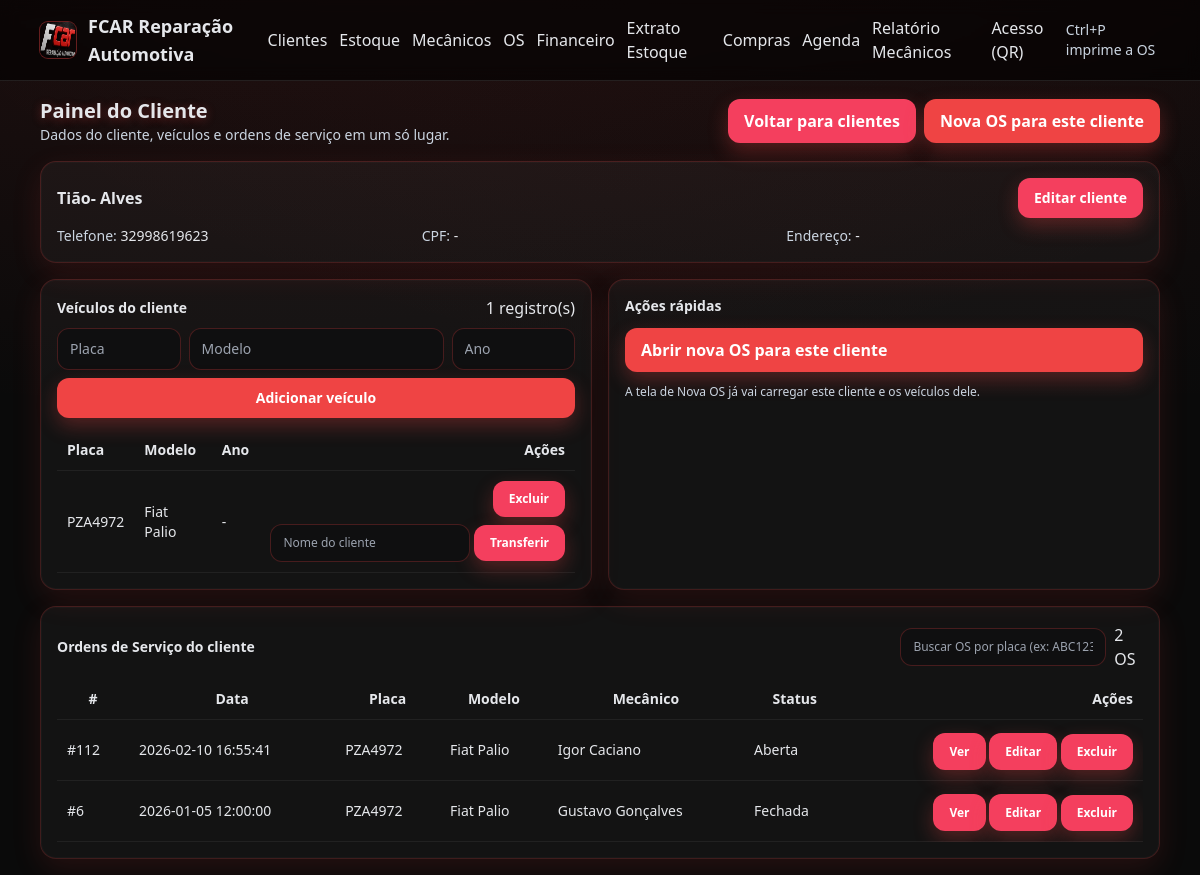
The app's page /veiculos/84 with its own data.
### tables this page shows
CREATE TABLE clients(
    id INTEGER PRIMARY KEY AUTOINCREMENT,
    name TEXT NOT NULL,
    phone TEXT,
    cpf TEXT,
    address TEXT
);

CREATE TABLE vehicles(
    id INTEGER PRIMARY KEY AUTOINCREMENT,
    client_id INTEGER NOT NULL,
    plate TEXT,
    model TEXT,
    year INTEGER,
    FOREIGN KEY(client_id) REFERENCES clients(id)
);

CREATE TABLE orders(
    id INTEGER PRIMARY KEY AUTOINCREMENT,
    client_id INTEGER NOT NULL,
    vehicle_id INTEGER,
    created_at TEXT NOT NULL,
    status TEXT NOT NULL DEFAULT 'Aberta',
    notes TEXT,
    labor REAL NOT NULL DEFAULT 0,
    mechanic_id INTEGER,
    pay_method TEXT,
    pay_status TEXT,
    fin_tx_id INTEGER,
    FOREIGN KEY(client_id) REFERENCES clients(id),
    FOREIGN KEY(vehicle_id) REFERENCES vehicles(id),
    FOREIGN KEY(mechanic_id) REFERENCES mechanics(id)
);

CREATE TABLE mechanics(
    id INTEGER PRIMARY KEY AUTOINCREMENT,
    name TEXT NOT NULL
);

### app.py (the view, shortened to what this page needs)
@login_required
@app.route("/veiculos/<int:client_id>", methods=["GET","POST"])
def veiculos(client_id):
    db = get_db()
    c = db.execute("SELECT * FROM clients WHERE id=?", (client_id,)).fetchone()
    vs = db.execute("SELECT * FROM vehicles WHERE client_id=? ORDER BY id DESC", (client_id,)).fetchall()
    os_rows = db.execute(
        """
        SELECT o.id, o.created_at, o.status, v.plate, v.model,
               m.name AS mech
        FROM orders o
        LEFT JOIN vehicles v ON v.id=o.vehicle_id
        LEFT JOIN mechanics m ON m.id=o.mechanic_id
        WHERE o.client_id = ?
        ORDER BY o.id DESC
        """,
        (client_id,)
    ).fetchall()
    return render_template("veiculos.html", c=c, vs=vs, os_rows=os_rows, title="Veículos")

### app.py (called while the page is built)
def get_db():
    db = getattr(g, "_db", None)
    if db is None:
        try:
            d = os.path.dirname(DB_PATH)
            if d:
                os.makedirs(d, exist_ok=True)
        except Exception:
            pass
        db = g._db = sqlite3.connect(DB_PATH)
        db.row_factory = sqlite3.Row
    return db

@app.context_processor
def inject_flags():
    try:
        from flask import current_app
        has_acesso = ("acesso" in current_app.view_functions)
    except Exception:
        has_acesso = False
    username = session.get("username")
    return dict(has_acesso=has_acesso, username=username)

### templates/veiculos.html (shortened to what this page needs)
{% extends "base.html" %}
{% block body %}
<div class="flex flex-col gap-4">
  <div class="flex items-center justify-between">
    <div>
      <h1 class="text-xl font-semibold headline">Painel do Cliente</h1>
      <p class="muted text-sm">Dados do cliente, veículos e ordens de serviço em um só lugar.</p>
    </div>
    <div class="flex gap-2">
      <a href="{{ url_for('clientes') }}" class="btn alt">Voltar para clientes</a>
      <a href="{{ url_for('os_new') }}?client_id={{ c.id }}" class="btn">Nova OS para este cliente</a>
    </div>
  </div>
  <div class="glass p-4">
    <div class="flex items-center justify-between mb-2">
      <h2 class="font-semibold">{{ c.name }}</h2>
      <a href="{{ url_for('cliente_edit', cid=c.id) }}" class="btn alt text-sm">Editar cliente</a>
    </div>
    <div class="grid md:grid-cols-3 gap-2 text-sm">
      <div><span class="muted">Telefone:</span> {{ c.phone or '-' }}</div>
      <div><span class="muted">CPF:</span> {{ c.cpf or '-' }}</div>
      <div><span class="muted">Endereço:</span> {{ c.address or '-' }}</div>
    </div>
  </div>
  <div class="grid md:grid-cols-2 gap-4">
    <div class="glass p-4">
      <div class="flex items-center justify-between mb-2">
        <h2 class="font-semibold text-sm">Veículos do cliente</h2>
        <span class="tag">{{ vs|length }} registro(s)</span>
      </div>
      <form method="post" class="grid grid-cols-4 gap-2 mb-3 text-sm">
        <input type="text" name="plate" class="field col-span-1" placeholder="Placa" required>
        <input type="text" name="model" class="field col-span-2" placeholder="Modelo">
        <input type="number" name="year" class="field col-span-1" placeholder="Ano">
        <button class="btn col-span-4">Adicionar veículo</button>
      </form>
      {% if vs %}
      <table class="text-sm w-full">
        <thead>
          <tr>
            <th class="text-left">Placa</th>
            <th class="text-left">Modelo</th>
            <th class="text-left">Ano</th>
            <th class="text-right">Ações</th>
          </tr>
        </thead>
        <tbody>
          {% for v in vs %}
          <tr>
            <td>{{ v.plate }}</td>
            <td>{{ v.model }}</td>
            <td>{{ v.year or '-' }}</td>
            <td class="text-right">
              <form method="post"
                    action="{{ url_for('veiculo_delete', client_id=c.id, vehicle_id=v.id) }}"
                    class="inline-block"
                    onsubmit="return confirm('Tem certeza que deseja excluir este veículo? As OS vão continuar, só sem o vínculo com o veículo.');">
                <button type="submit" class="btn alt text-xs">Excluir</button>
              </form>
              <form method="post"
                    action="{{ url_for('veiculo_transferir', client_id=c.id, vehicle_id=v.id) }}"
                    class="inline-block mt-1 client-transfer-form">
                <div class="relative inline-block">
                  <input type="text"
                         name="new_client_query"
                         class="field text-xs inline-block client-search-input"
                         placeholder="Nome do cliente">
                </div>
                <button type="submit" class="btn alt text-xs mt-1">
                  Transferir
                </button>
              </form>
            </td>
          </tr>
          {% endfor %}
        </tbody>
      </table>
      {% else %}
      <p class="muted text-sm">Nenhum veículo cadastrado ainda.</p>
      {% endif %}
    </div>
    <div class="glass p-4 flex flex-col gap-3">
      <h2 class="font-semibold text-sm">Ações rápidas</h2>
      <a href="{{ url_for('os_new') }}?client_id={{ c.id }}" class="btn">
        Abrir nova OS para este cliente
      </a>
      <p class="muted text-xs">
        A tela de Nova OS já vai carregar este cliente e os veículos dele.
      </p>
    </div>
  </div>
  <div class="glass p-4">
    <div class="flex items-center justify-between mb-2">
      <h2 class="font-semibold text-sm">Ordens de Serviço do cliente</h2>
      <div class="flex items-center gap-2">
        <input id="os-placa-filter"
               type="text"
               class="field text-xs"
               placeholder="Buscar OS por placa (ex: ABC1234)">
        <span class="tag">{{ os_rows|length }} OS</span>
      </div>
    </div>
    {% if os_rows %}
    <div class="overflow-x-auto">
      <table id="tabela-os-cliente" class="text-sm w-full">
        <thead>
          <tr>
            <th>#</th>
            <th>Data</th>
            <th>Placa</th>
            <th>Modelo</th>
            <th>Mecânico</th>
            <th>Status</th>
            <th class="text-right">Ações</th>
          </tr>
        </thead>
        <tbody>
          {% for o in os_rows %}
          <tr>
            <td>#{{ o.id }}</td>
            <td>{{ o.created_at }}</td>
            <td data-placa>{{ o.plate or '-' }}</td>
            <td>{{ o.model or '-' }}</td>
            <td>{{ o.mech or '-' }}</td>
            <td>{{ o.status }}</td>
            <td class="text-right">
              <a href="{{ url_for('os_view', os_id=o.id) }}" class="btn alt text-xs">Ver</a>
              <a href="{{ url_for('os_edit', os_id=o.id) }}" class="btn alt text-xs">Editar</a>
              <form method="post"
                    action="{{ url_for('os_delete', os_id=o.id) }}"
                    class="inline-block mt-1"
                    onsubmit="return confirm('Tem certeza que deseja excluir a OS #{{ o.id }}?');">
                <button type="submit" class="btn alt text-xs">Excluir</button>
              </form>
            </td>
          </tr>
          {% endfor %}
        </tbody>
      </table>
    </div>
    {% else %}
    <p class="muted text-sm">Ainda não há OS para este cliente.</p>
    {% endif %}
  </div>
</div>
{% endblock %}

### templates/base.html (style rules this page uses)
:root { --brand:#ef4444; --brand-600:#dc2626; --ink:#e5e7eb; --muted:#cbd5e1; }
body { background: radial-gradient(1200px 500px at 20% -10%, rgba(239,68,68,0.10), transparent), radial-gradient(1200px 500px at 90% -10%, rgba(239,68,68,0.06), transparent), #0a0a0a; color: var(--ink); }
.glass { background: rgba(255,255,255,0.04); border: 1px solid rgba(239,68,68,0.20); border-radius: 16px; box-shadow: 0 10px 30px rgba(239,68,68,0.12), inset 0 0 0 1px rgba(255,255,255,0.02); }
.field { background:#0f0f10; border:1px solid rgba(239,68,68,0.25); padding:10px 12px; border-radius: 12px; width:100%; color:var(--ink); }
.btn { background: var(--brand); padding:10px 16px; border-radius: 12px; color:white; font-weight:700; box-shadow: 0 8px 20px rgba(239,68,68,0.3); transition: transform .08s ease; }
.btn.alt { background: #f43f5e; }
.muted { color: var(--muted); }
a { color:#fecaca; }
table { width:100%; border-collapse: collapse; }
th, td { padding: 10px; border-bottom: 1px solid rgba(255,255,255,0.06); }
.headline { text-shadow: 0 2px 10px rgba(239,68,68,0.35); }

### records on screen
clients: name "Tião- Alves", phone "32998619623"
vehicles: plate "PZA4972", model "Fiat Palio", year "-"
orders: id "112", created_at "2026-02-10 16:55:41", plate "PZA4972", model "Fiat Palio", name "Igor Caciano", status "Aberta"
orders: id "6", created_at "2026-01-05 12:00:00", plate "PZA4972", model "Fiat Palio", name "Gustavo Gonçalves", status "Fechada"

### other values on screen
{{ c.cpf or '-' }} "-"
{{ c.address or '-' }} "-"
{{ vs|length }} "1"
{{ os_rows|length }} "2"
